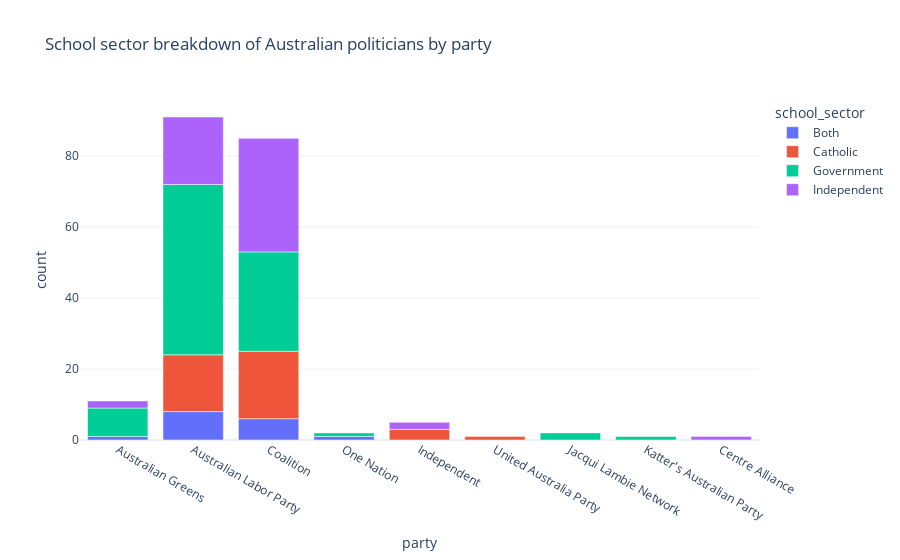

This figure's notebook cell:
### Code cell
# create a plot of ministers school sector type by party

school_sector_counts = ministers_education.drop_duplicates(["member", "school_sector"]).groupby(["school_sector", "party",]).size().reset_index(name='count')
fig = px.bar(school_sector_counts, x="party", y="count", color="school_sector", title="School sector breakdown of Australian politicians by party")
fig.show()

### Figure 1 — Plotly figure (JSON) as saved in the notebook; plotly's stock layout.template omitted (floating-point values rounded to 4 significant figures)
{"data": [{"alignmentgroup": "True", "hovertemplate": "school_sector=Both<br>party=%{x}<br>count=%{y}<extra></extra>", "legendgroup": "Both", "marker": {"color": "#636efa", "pattern": {"shape": ""}}, "name": "Both", "offsetgroup": "Both", "orientation": "v", "showlegend": true, "textposition": "auto", "x": ["Australian Greens", "Australian Labor Party", "Coalition", "One Nation"], "xaxis": "x", "y": [1, 8, 6, 1], "yaxis": "y", "type": "bar"}, {"alignmentgroup": "True", "hovertemplate": "school_sector=Catholic<br>party=%{x}<br>count=%{y}<extra></extra>", "legendgroup": "Catholic", "marker": {"color": "#EF553B", "pattern": {"shape": ""}}, "name": "Catholic", "offsetgroup": "Catholic", "orientation": "v", "showlegend": true, "textposition": "auto", "x": ["Australian Labor Party", "Coalition", "Independent", "United Australia Party"], "xaxis": "x", "y": [16, 19, 3, 1], "yaxis": "y", "type": "bar"}, {"alignmentgroup": "True", "hovertemplate": "school_sector=Government<br>party=%{x}<br>count=%{y}<extra></extra>", "legendgroup": "Government", "marker": {"color": "#00cc96", "pattern": {"shape": ""}}, "name": "Government", "offsetgroup": "Government", "orientation": "v", "showlegend": true, "textposition": "auto", "x": ["Australian Greens", "Australian Labor Party", "Coalition", "Jacqui Lambie Network", "Katter's Australian Party", "One Nation"], "xaxis": "x", "y": [8, 48, 28, 2, 1, 1], "yaxis": "y", "type": "bar"}, {"alignmentgroup": "True", "hovertemplate": "school_sector=Independent<br>party=%{x}<br>count=%{y}<extra></extra>", "legendgroup": "Independent", "marker": {"color": "#ab63fa", "pattern": {"shape": ""}}, "name": "Independent", "offsetgroup": "Independent", "orientation": "v", "showlegend": true, "textposition": "auto", "x": ["Australian Greens", "Australian Labor Party", "Centre Alliance", "Coalition", "Independent"], "xaxis": "x", "y": [2, 19, 1, 32, 2], "yaxis": "y", "type": "bar"}], "layout": {"xaxis": {"anchor": "y", "domain": [0.0, 1.0], "title": {"text": "party"}}, "yaxis": {"anchor": "x", "domain": [0.0, 1.0], "title": {"text": "count"}}, "legend": {"title": {"text": "school_sector"}, "tracegroupgap": 0}, "title": {"text": "School sector breakdown of Australian politicians by party"}, "barmode": "relative"}}
